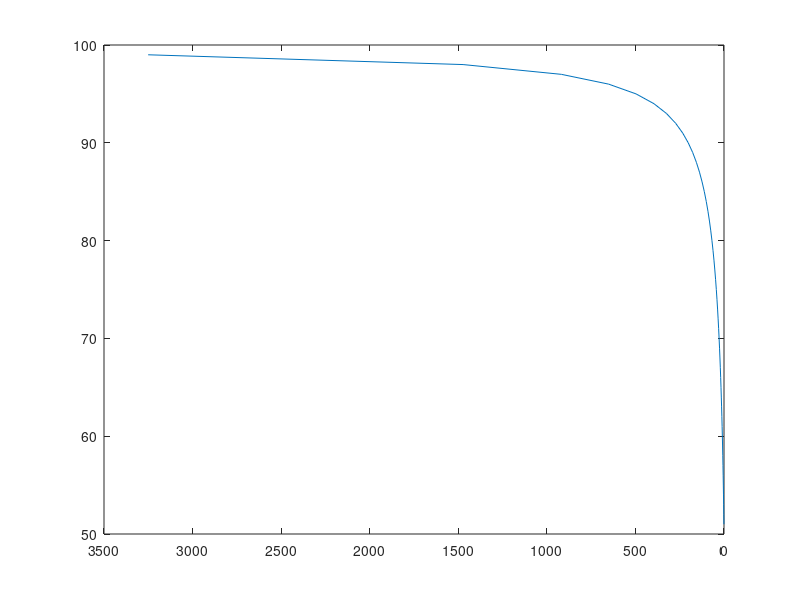

This figure's MATLAB source:
% See Zuk & Delgutte 2019 J of Neurophys
% Want detection threshold (50% point). Paper gives 75% point, slope, and
% model, so using that to get 50% point)

clear all;

% d75 = 43.4;
% slope = 20;
% tau = slope * (4/50);
% 
% d = 51 : 1: 99;
% PC = 50 / (1 + exp( - (log2(d) - log2(d75)) / tau)) + 50;
% figure, plot(d,PC)


slope = 20;
tau = slope * (4/50);
PC = 60;
d75 = 43.4;

PC = 51:99;
d1 = d75 ./ 2 .^(log((50./(PC-50))-1)*tau)
figure,plot(d1,PC)
set ( gca, 'xdir', 'reverse' )

slope = 24.9;
tau = slope * (4/50);
PC = 60;
d75 = 232.3;

d2 = d75 / 2 ^(log((50/(PC-50))-1)*tau)
